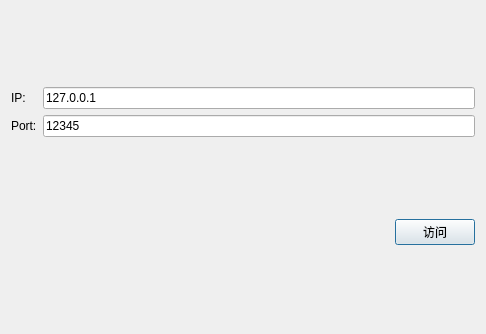
<?xml version="1.0" encoding="UTF-8"?>
<ui version="4.0">
 <class>UI_UpLoadDialog</class>
 <widget class="QDialog" name="UI_UpLoadDialog">
  <property name="geometry">
   <rect>
    <x>0</x>
    <y>0</y>
    <width>486</width>
    <height>334</height>
   </rect>
  </property>
  <property name="windowTitle">
   <string>Dialog</string>
  </property>
  <layout class="QVBoxLayout" name="verticalLayout">
   <item>
    <layout class="QGridLayout" name="gridLayout">
     <item row="0" column="0">
      <widget class="QLabel" name="label">
       <property name="text">
        <string>IP:</string>
       </property>
      </widget>
     </item>
     <item row="0" column="1">
      <widget class="QLineEdit" name="lineEdit">
       <property name="text">
        <string>127.0.0.1</string>
       </property>
      </widget>
     </item>
     <item row="1" column="0">
      <widget class="QLabel" name="label_2">
       <property name="text">
        <string>Port:</string>
       </property>
      </widget>
     </item>
     <item row="1" column="1">
      <widget class="QLineEdit" name="lineEdit_2">
       <property name="text">
        <string>12345</string>
       </property>
      </widget>
     </item>
    </layout>
   </item>
   <item>
    <layout class="QHBoxLayout" name="horizontalLayout">
     <item>
      <spacer name="horizontalSpacer">
       <property name="orientation">
        <enum>Qt::Horizontal</enum>
       </property>
       <property name="sizeHint" stdset="0">
        <size>
         <width>40</width>
         <height>20</height>
        </size>
       </property>
      </spacer>
     </item>
     <item>
      <widget class="QPushButton" name="pushButton">
       <property name="text">
        <string>访问</string>
       </property>
      </widget>
     </item>
    </layout>
   </item>
  </layout>
 </widget>
 <resources/>
 <connections/>
</ui>
